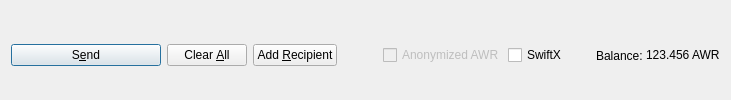
         <widget class="QFrame" name="frame_Send">
          <layout class="QHBoxLayout" name="horizontalLayout">
           <property name="bottomMargin">
            <number>0</number>
           </property>
           <item>
            <widget class="QPushButton" name="sendButton">
             <property name="minimumSize">
              <size>
               <width>150</width>
               <height>0</height>
              </size>
             </property>
             <property name="toolTip">
              <string>Confirm the send action</string>
             </property>
             <property name="text">
              <string>S&amp;end</string>
             </property>
             <property name="icon">
              <iconset resource="../awardcoin.qrc">
               <normaloff>:/icons/send</normaloff>:/icons/send</iconset>
             </property>
             <property name="autoDefault">
              <bool>false</bool>
             </property>
             <property name="default">
              <bool>true</bool>
             </property>
            </widget>
           </item>
           <item>
            <widget class="QPushButton" name="clearButton">
             <property name="sizePolicy">
              <sizepolicy hsizetype="Minimum" vsizetype="Fixed">
               <horstretch>0</horstretch>
               <verstretch>0</verstretch>
              </sizepolicy>
             </property>
             <property name="toolTip">
              <string>Clear all fields of the form.</string>
             </property>
             <property name="text">
              <string>Clear &amp;All</string>
             </property>
             <property name="icon">
              <iconset resource="../awardcoin.qrc">
               <normaloff>:/icons/remove</normaloff>:/icons/remove</iconset>
             </property>
             <property name="autoDefault">
              <bool>false</bool>
             </property>
            </widget>
           </item>
           <item>
            <widget class="QPushButton" name="addButton">
             <property name="toolTip">
              <string>Send to multiple recipients at once</string>
             </property>
             <property name="text">
              <string>Add &amp;Recipient</string>
             </property>
             <property name="icon">
              <iconset resource="../awardcoin.qrc">
               <normaloff>:/icons/add</normaloff>:/icons/add</iconset>
             </property>
             <property name="autoDefault">
              <bool>false</bool>
             </property>
            </widget>
           </item>
           <item>
            <spacer name="horizontalSpacer">
             <property name="orientation">
              <enum>Qt::Horizontal</enum>
             </property>
             <property name="sizeHint" stdset="0">
              <size>
               <width>40</width>
               <height>20</height>
              </size>
             </property>
            </spacer>
           </item>
           <item>
            <layout class="QHBoxLayout" name="horizontalLayout_2">
             <property name="spacing">
              <number>3</number>
             </property>
             <item>
              <widget class="QCheckBox" name="checkzAWR">
               <property name="enabled">
                <bool>false</bool>
               </property>
               <property name="text">
                <string>Anonymized AWR</string>
               </property>
              </widget>
             </item>
             <item>
              <widget class="QCheckBox" name="checkSwiftTX">
               <property name="enabled">
                <bool>true</bool>
               </property>
               <property name="minimumSize">
                <size>
                 <width>85</width>
                 <height>0</height>
                </size>
               </property>
               <property name="text">
                <string>SwiftX</string>
               </property>
              </widget>
             </item>
             <item>
              <widget class="QLabel" name="label">
               <property name="text">
                <string>Balance:</string>
               </property>
              </widget>
             </item>
             <item>
              <widget class="QLabel" name="labelBalance">
               <property name="sizePolicy">
                <sizepolicy hsizetype="Preferred" vsizetype="Fixed">
                 <horstretch>0</horstretch>
                 <verstretch>0</verstretch>
                </sizepolicy>
               </property>
               <property name="cursor">
                <cursorShape>IBeamCursor</cursorShape>
               </property>
               <property name="text">
                <string notr="true">123.456 AWR</string>
               </property>
               <property name="textInteractionFlags">
                <set>Qt::LinksAccessibleByMouse|Qt::TextSelectableByKeyboard|Qt::TextSelectableByMouse</set>
               </property>
              </widget>
             </item>
            </layout>
           </item>
          </layout>
         </widget>
